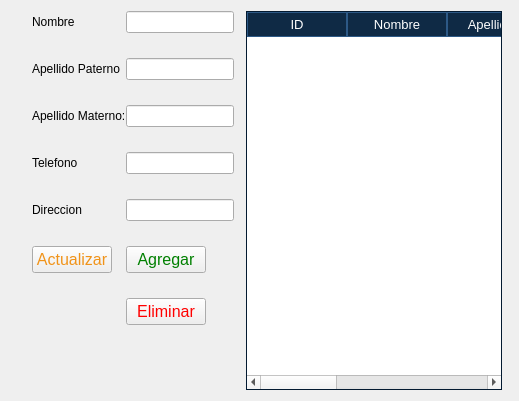
      <widget class="QWidget" name="page_Customer">
       <layout class="QGridLayout" name="gridLayout_2">
        <item row="0" column="0">
         <layout class="QHBoxLayout" name="horizontalLayout_2" stretch="0,2">
          <property name="spacing">
           <number>12</number>
          </property>
          <property name="sizeConstraint">
           <enum>QLayout::SetMaximumSize</enum>
          </property>
          <property name="leftMargin">
           <number>6</number>
          </property>
          <property name="rightMargin">
           <number>6</number>
          </property>
          <item>
           <layout class="QFormLayout" name="formLayout_2">
            <property name="sizeConstraint">
             <enum>QLayout::SetFixedSize</enum>
            </property>
            <property name="labelAlignment">
             <set>Qt::AlignJustify|Qt::AlignVCenter</set>
            </property>
            <property name="formAlignment">
             <set>Qt::AlignJustify|Qt::AlignVCenter</set>
            </property>
            <property name="horizontalSpacing">
             <number>0</number>
            </property>
            <property name="verticalSpacing">
             <number>25</number>
            </property>
            <property name="leftMargin">
             <number>15</number>
            </property>
            <item row="0" column="0">
             <widget class="QLabel" name="label">
              <property name="text">
               <string>Nombre</string>
              </property>
             </widget>
            </item>
            <item row="0" column="1">
             <widget class="QLineEdit" name="customerName">
              <property name="sizePolicy">
               <sizepolicy hsizetype="Fixed" vsizetype="Fixed">
                <horstretch>150</horstretch>
                <verstretch>0</verstretch>
               </sizepolicy>
              </property>
             </widget>
            </item>
            <item row="1" column="1">
             <widget class="QLineEdit" name="customerLastPaternalName">
              <property name="sizePolicy">
               <sizepolicy hsizetype="Fixed" vsizetype="Fixed">
                <horstretch>0</horstretch>
                <verstretch>0</verstretch>
               </sizepolicy>
              </property>
             </widget>
            </item>
            <item row="3" column="0">
             <widget class="QLabel" name="label_3">
              <property name="text">
               <string>Telefono</string>
              </property>
             </widget>
            </item>
            <item row="3" column="1">
             <widget class="QLineEdit" name="customerPhone">
              <property name="sizePolicy">
               <sizepolicy hsizetype="Fixed" vsizetype="Fixed">
                <horstretch>100</horstretch>
                <verstretch>0</verstretch>
               </sizepolicy>
              </property>
             </widget>
            </item>
            <item row="4" column="0">
             <widget class="QLabel" name="label_4">
              <property name="text">
               <string>Direccion</string>
              </property>
             </widget>
            </item>
            <item row="4" column="1">
             <widget class="QLineEdit" name="customerAddress">
              <property name="sizePolicy">
               <sizepolicy hsizetype="Fixed" vsizetype="Fixed">
                <horstretch>0</horstretch>
                <verstretch>0</verstretch>
               </sizepolicy>
              </property>
             </widget>
            </item>
            <item row="5" column="0">
             <widget class="QPushButton" name="updateCustomer">
              <property name="font">
               <font>
                <pointsize>12</pointsize>
               </font>
              </property>
              <property name="cursor">
               <cursorShape>PointingHandCursor</cursorShape>
              </property>
              <property name="styleSheet">
               <string notr="true">QPushButton {
	color: #F09319;
}</string>
              </property>
              <property name="text">
               <string>Actualizar</string>
              </property>
             </widget>
            </item>
            <item row="5" column="1">
             <widget class="QPushButton" name="addCustomer">
              <property name="sizePolicy">
               <sizepolicy hsizetype="Fixed" vsizetype="Fixed">
                <horstretch>0</horstretch>
                <verstretch>0</verstretch>
               </sizepolicy>
              </property>
              <property name="font">
               <font>
                <pointsize>12</pointsize>
               </font>
              </property>
              <property name="cursor">
               <cursorShape>PointingHandCursor</cursorShape>
              </property>
              <property name="styleSheet">
               <string notr="true">QPushButton {
	color: green;
}</string>
              </property>
              <property name="text">
               <string>Agregar</string>
              </property>
             </widget>
            </item>
            <item row="6" column="1">
             <widget class="QPushButton" name="deleteCustomer">
              <property name="sizePolicy">
               <sizepolicy hsizetype="Fixed" vsizetype="Fixed">
                <horstretch>0</horstretch>
                <verstretch>0</verstretch>
               </sizepolicy>
              </property>
              <property name="font">
               <font>
                <pointsize>12</pointsize>
               </font>
              </property>
              <property name="cursor">
               <cursorShape>PointingHandCursor</cursorShape>
              </property>
              <property name="styleSheet">
               <string notr="true">QPushButton {
	color: red;
}</string>
              </property>
              <property name="text">
               <string>Eliminar</string>
              </property>
             </widget>
            </item>
            <item row="7" column="1">
             <spacer name="verticalSpacer_2">
              <property name="orientation">
               <enum>Qt::Vertical</enum>
              </property>
              <property name="sizeHint" stdset="0">
               <size>
                <width>20</width>
                <height>40</height>
               </size>
              </property>
             </spacer>
            </item>
            <item row="1" column="0">
             <widget class="QLabel" name="label_2">
              <property name="text">
               <string>Apellido Paterno</string>
              </property>
             </widget>
            </item>
            <item row="2" column="0">
             <widget class="QLabel" name="label_13">
              <property name="text">
               <string>Apellido Materno:</string>
              </property>
             </widget>
            </item>
            <item row="2" column="1">
             <widget class="QLineEdit" name="customerLastMaternalName"/>
            </item>
           </layout>
          </item>
          <item>
           <widget class="QTableWidget" name="customerTable">
            <property name="font">
             <font>
              <pointsize>10</pointsize>
             </font>
            </property>
            <property name="styleSheet">
             <string notr="true">    QHeaderView::section {
        background-color: #0F2A45;   /* Fondo del encabezado */
        color: white;                /* Color del texto */
        border: 1px solid #2D5986;   /* Bordes del encabezado */
		padding: 2px;
    }

    QTableWidget::item {
        border: 1px solid #2D5986;   /* Bordes de las celdas */
        padding: 2px;                /* Espaciado dentro de las celdas */
    }

	QTableWidget::item:alternate{
	    background-color: #0B4B6C;
	}

    QTableWidget::item:selected {
		color: black; /*Color del texto*/
        background-color: #82ABD5;   /* Fondo cuando se selecciona */
    }

    QTableWidget {
        border: 1px solid #031A31;   /* Bordes de la tabla */
    }

    QScrollBar:vertical {
        background: #000000;
        width: 16px;
    }
    
    QScrollBar::handle:vertical {
        background: #00796b;
        min-height: 20px;
	}</string>
            </property>
            <property name="editTriggers">
             <set>QAbstractItemView::NoEditTriggers</set>
            </property>
            <property name="alternatingRowColors">
             <bool>true</bool>
            </property>
            <property name="selectionMode">
             <enum>QAbstractItemView::SingleSelection</enum>
            </property>
            <property name="selectionBehavior">
             <enum>QAbstractItemView::SelectRows</enum>
            </property>
            <property name="textElideMode">
             <enum>Qt::ElideRight</enum>
            </property>
            <property name="showGrid">
             <bool>true</bool>
            </property>
            <property name="sortingEnabled">
             <bool>true</bool>
            </property>
            <attribute name="verticalHeaderVisible">
             <bool>false</bool>
            </attribute>
            <column>
             <property name="text">
              <string>ID</string>
             </property>
            </column>
            <column>
             <property name="text">
              <string>Nombre</string>
             </property>
            </column>
            <column>
             <property name="text">
              <string>Apellido P</string>
             </property>
            </column>
            <column>
             <property name="text">
              <string>Apellido M</string>
             </property>
            </column>
            <column>
             <property name="text">
              <string>Direccion</string>
             </property>
            </column>
            <column>
             <property name="text">
              <string>Telefono</string>
             </property>
            </column>
           </widget>
          </item>
         </layout>
        </item>
       </layout>
      </widget>
